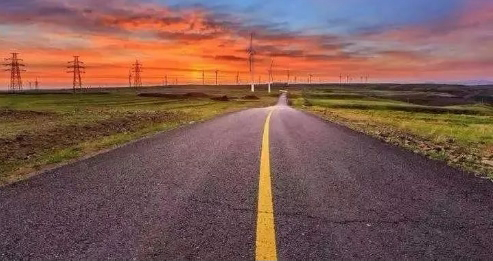
#> input picture opencv-python-学习笔记-kenny/笔记配套代码/04_cv_image-process/mydata/road.png, 493 x 261 px
$ python calcBackProject.py
#> lines starting #> are read from the running program, lines starting #| are printed output that depends on the picture; after the words box and inside, x2 and y2 are one past the last pixel; in counts of white or black regions, pixels touching at a corner belong together
import cv2
import numpy as np

target = cv2.imread('../mydata/road.png')  # 填写图片名称
#> target is the input picture: shape (261, 493, 3); mean B, G, R 81.8, 89.3, 125.2
cv2.imshow("original", target)
sample = cv2.imread('../mydata/road_sample.png')
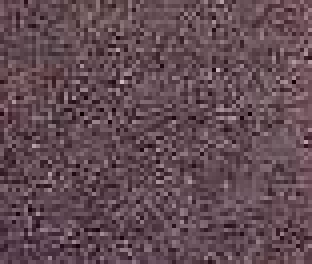
#> input picture opencv-python-学习笔记-kenny/笔记配套代码/04_cv_image-process/mydata/road_sample.png, 78 x 66 px (shown 4 times larger)
#> sample is the input picture: shape (66, 78, 3); mean B, G, R 83.1, 75.1, 98.7
# 转化为hsv颜色空间
hsv_target = cv2.cvtColor(target,cv2.COLOR_BGR2HSV)
#> hsv_target: shape (261, 493, 3); mean H, S, V 97, 102.7, 129.2
hsv_sample = cv2.cvtColor(sample,cv2.COLOR_BGR2HSV)
#> hsv_sample: shape (66, 78, 3); mean H, S, V 169.9, 65.3, 98.7

# 绘制直方图,这里histSize不能设置太大，使用[20,32]就可以了
roiHist = cv2.calcHist([hsv_sample],[0,1],None,[20,32],[0,180,0,256])
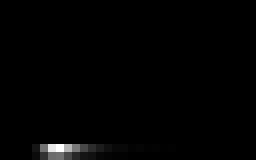
#> roiHist: shape (20, 32) float32 (shown 8 times larger); min 0, max 831, mean 8; drawn with min black and max white
# 归一化
roiHist = cv2.normalize(roiHist,roiHist,0,255,cv2.NORM_MINMAX)
#> roiHist: shape (20, 32) float32; 7.34% of pixels changed, all inside (x1, y1, x2, y2) = (3, 0, 32, 20)
proImage = cv2.calcBackProject([hsv_target],[0,1],roiHist,[0,180,0,256],1.0)
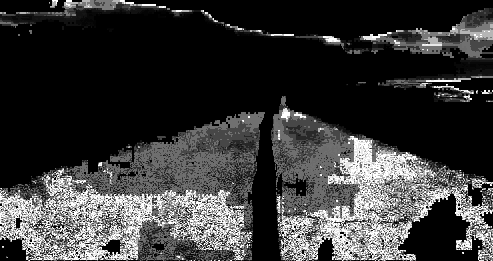
#> proImage: shape (261, 493); min 0, max 255, mean 55.6
cv2.imshow("back project", proImage)

cv2.waitKey(0)
cv2.destroyAllWindows()
